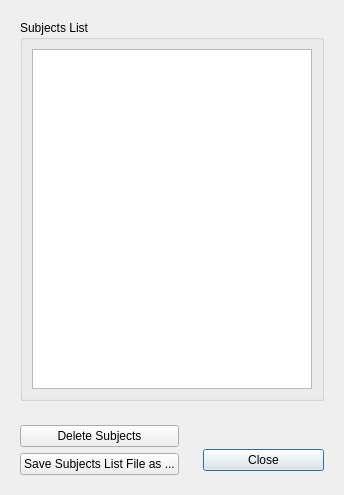
<?xml version="1.0" encoding="UTF-8"?>
<ui version="4.0">
 <class>SubjectsList</class>
 <widget class="QDialog" name="SubjectsList">
  <property name="geometry">
   <rect>
    <x>0</x>
    <y>0</y>
    <width>344</width>
    <height>495</height>
   </rect>
  </property>
  <property name="windowTitle">
   <string>Dialog</string>
  </property>
  <layout class="QGridLayout" name="gridLayout">
   <item row="1" column="3">
    <widget class="QWidget" name="close_widget" native="true">
     <layout class="QGridLayout" name="gridLayout_3">
      <item row="1" column="1">
       <widget class="QPushButton" name="close_pushButton">
        <property name="text">
         <string>Close</string>
        </property>
       </widget>
      </item>
      <item row="0" column="1">
       <spacer name="horizontalSpacer">
        <property name="orientation">
         <enum>Qt::Horizontal</enum>
        </property>
        <property name="sizeHint" stdset="0">
         <size>
          <width>40</width>
          <height>20</height>
         </size>
        </property>
       </spacer>
      </item>
     </layout>
    </widget>
   </item>
   <item row="1" column="0" colspan="3">
    <widget class="QWidget" name="save_widget" native="true">
     <layout class="QVBoxLayout" name="verticalLayout_4">
      <item>
       <widget class="QPushButton" name="deleteSubjects_pushButton">
        <property name="text">
         <string>Delete Subjects</string>
        </property>
       </widget>
      </item>
      <item>
       <widget class="QPushButton" name="saveFile_pushButton">
        <property name="text">
         <string>Save Subjects List File as ...</string>
        </property>
       </widget>
      </item>
     </layout>
    </widget>
   </item>
   <item row="0" column="0" colspan="4">
    <widget class="QWidget" name="subjectsList_widget" native="true">
     <layout class="QVBoxLayout" name="verticalLayout_3">
      <item>
       <widget class="QGroupBox" name="subjectsList_groupBox">
        <property name="title">
         <string>Subjects List</string>
        </property>
        <layout class="QGridLayout" name="gridLayout_2">
         <item row="0" column="0">
          <widget class="QListWidget" name="subjectsList_listWidget"/>
         </item>
        </layout>
       </widget>
      </item>
     </layout>
    </widget>
   </item>
  </layout>
 </widget>
 <resources/>
 <connections>
  <connection>
   <sender>close_pushButton</sender>
   <signal>clicked()</signal>
   <receiver>SubjectsList</receiver>
   <slot>close()</slot>
   <hints>
    <hint type="sourcelabel">
     <x>699</x>
     <y>526</y>
    </hint>
    <hint type="destinationlabel">
     <x>479</x>
     <y>501</y>
    </hint>
   </hints>
  </connection>
 </connections>
</ui>
